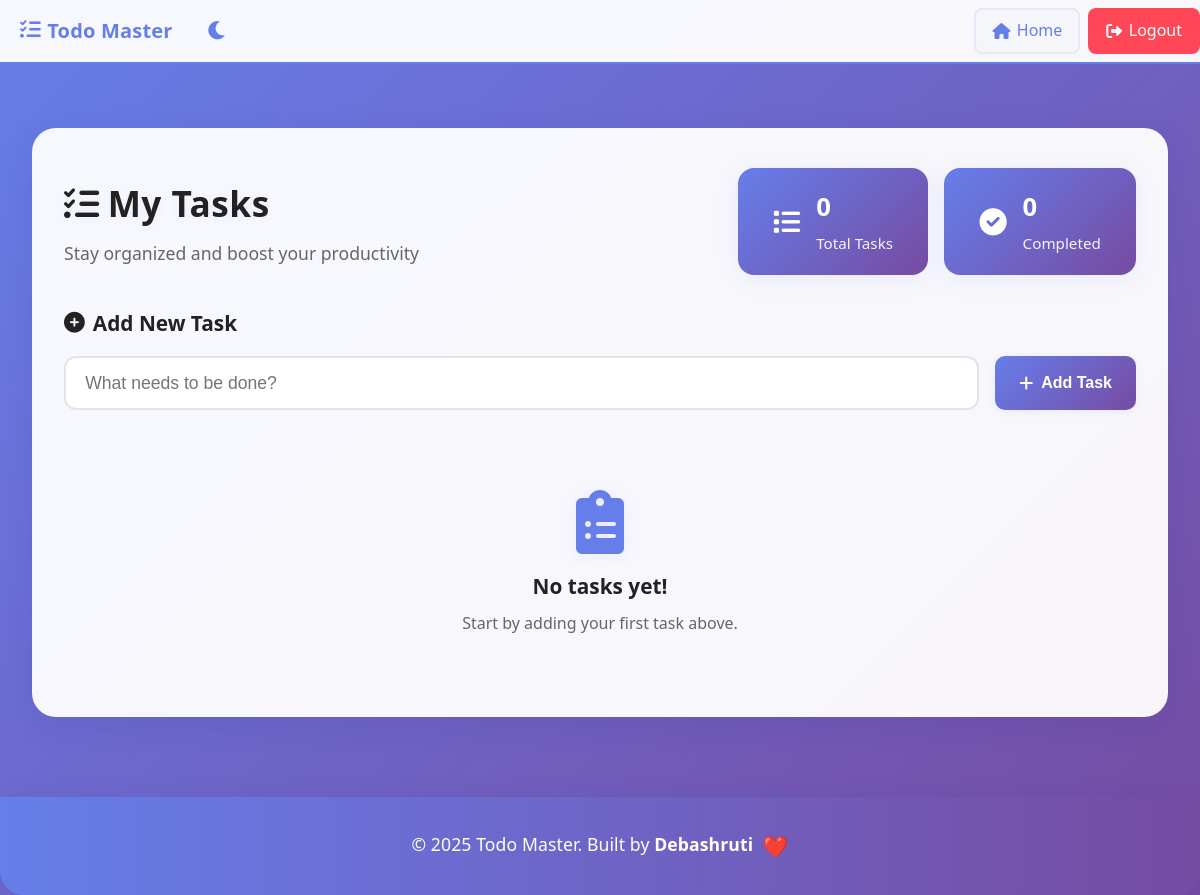
Page / (signed in) on the earlier database version.
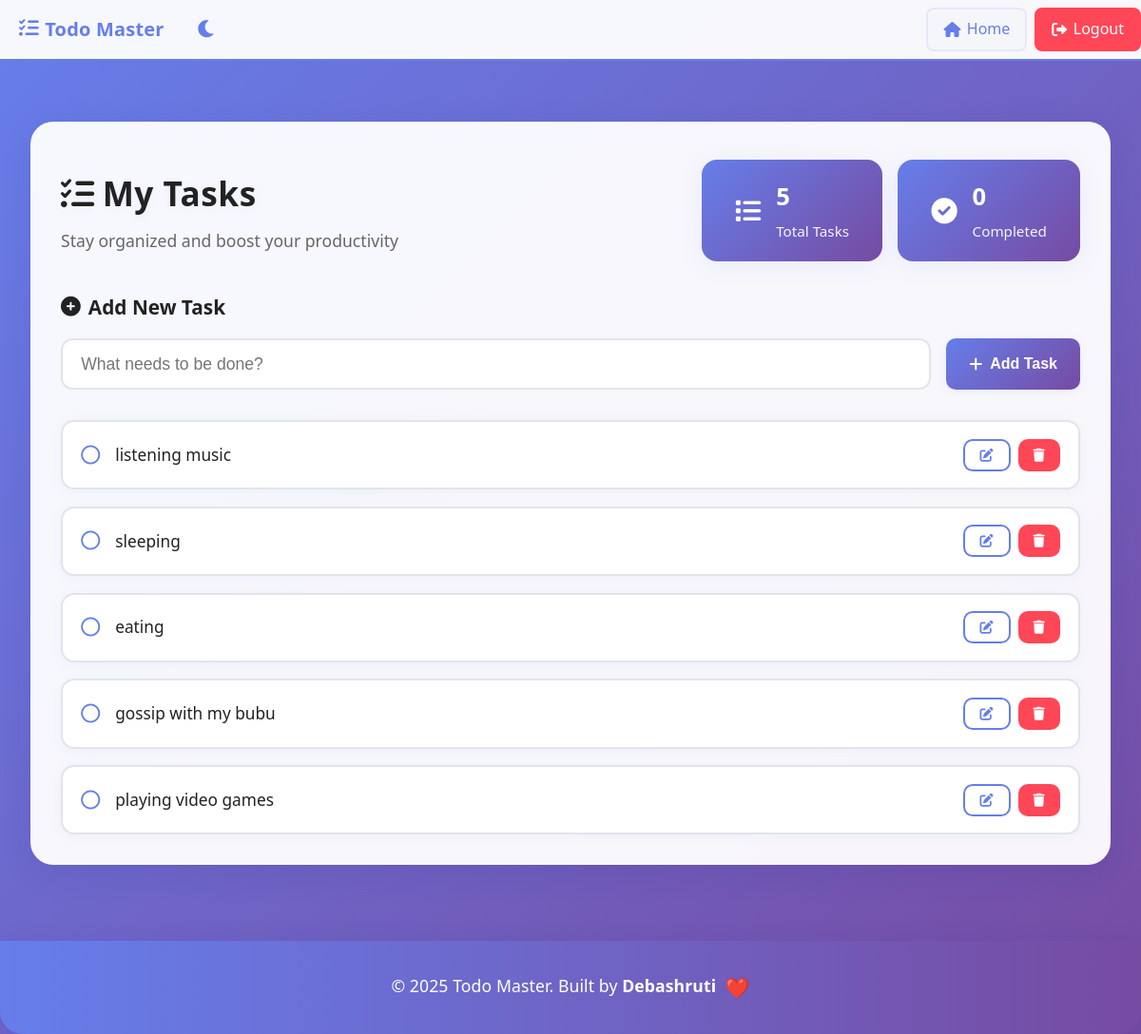
Same page on the later database version.
### main.py (models this page shows)
class Task(db.Model):
    id = db.Column(db.Integer, primary_key=True)
    title = db.Column(db.String(100), nullable=False)
    completed = db.Column(db.Boolean, default=False)
    user_id = db.Column(db.Integer, db.ForeignKey('user.id'), nullable=False)

### main.py (the view)
@app.route('/')
def home():
    if 'user_id' not in session:
        return redirect(url_for('login'))
    tasks = Task.query.filter_by(user_id=session['user_id']).all()
    return render_template('home.html', tasks=tasks, edit_task=None)

### templates/home.html (shortened to what this page needs)
{% extends "base.html" %}
{% block content %}
<div class="dashboard">
    <div class="dashboard-header">
        <div class="welcome-section">
            <h1><i class="fas fa-tasks"></i> My Tasks</h1>
            <p>Stay organized and boost your productivity</p>
        </div>
        <div class="stats-section">
            <div class="stat-card">
                <i class="fas fa-list"></i>
                <div class="stat-info">
                    <span class="stat-number">{{ tasks|length }}</span>
                    <span class="stat-label">Total Tasks</span>
                </div>
            </div>
            <div class="stat-card">
                <i class="fas fa-check-circle"></i>
                <div class="stat-info">
                    <span class="stat-number">{{ tasks|selectattr('completed')|list|length }}</span>
                    <span class="stat-label">Completed</span>
                </div>
            </div>
        </div>
    </div>
    <div class="task-section">
        <div class="task-header">
            <h2><i class="fas fa-plus-circle"></i> Add New Task</h2>
        </div>
        <form method="POST" action="{{ url_for('add_task') }}" class="task-form">
            <div class="input-group">
                <input type="text" name="title" placeholder="What needs to be done?" required>
                <button type="submit" class="btn btn-primary">
                    <i class="fas fa-plus"></i>
                    Add Task
                </button>
            </div>
        </form>
    </div>
    <div class="tasks-container">
        {% if tasks %}
            <div class="task-list">
                {% for task in tasks %}
                    <div class="task-item {% if task.completed %}completed{% endif %}">
                        <div class="task-content">
                            <div class="task-checkbox">
                                <a href="{{ url_for('toggle_task', id=task.id) }}" class="checkbox-link">
                                    {% if task.completed %}
                                        <i class="fas fa-check-circle"></i>
                                    {% else %}
                                        <i class="far fa-circle"></i>
                                    {% endif %}
                                </a>
                            </div>
                            <div class="task-text">
                                {% if edit_task and edit_task.id == task.id %}
                                    <form method="POST" action="{{ url_for('edit_task', id=task.id) }}" class="edit-form">
                                        <input type="text" name="title" value="{{ task.title }}" required>
                                        <button type="submit" class="btn btn-sm btn-success">
                                            <i class="fas fa-save"></i>
                                        </button>
                                        <a href="{{ url_for('home') }}" class="btn btn-sm btn-secondary">
                                            <i class="fas fa-times"></i>
                                        </a>
                                    </form>
                                {% else %}
                                    <span class="task-title">{{ task.title }}</span>
                                {% endif %}
                            </div>
                        </div>
                        <div class="task-actions">
                            {% if not edit_task or edit_task.id != task.id %}
                                <a href="{{ url_for('edit_task', id=task.id) }}" class="btn btn-sm btn-outline" title="Edit">
                                    <i class="fas fa-edit"></i>
                                </a>
                                <a href="{{ url_for('delete_task', id=task.id) }}" class="btn btn-sm btn-danger"
                                   onclick="return confirm('Are you sure you want to delete this task?')" title="Delete">
                                    <i class="fas fa-trash"></i>
                                </a>
                            {% endif %}
                        </div>
                    </div>
                {% endfor %}
            </div>
        {% else %}
            <div class="empty-state">
                <i class="fas fa-clipboard-list"></i>
                <h3>No tasks yet!</h3>
                <p>Start by adding your first task above.</p>
            </div>
        {% endif %}
    </div>
</div>
{% endblock %}

### templates/base.html (shortened to what this page needs)
<!DOCTYPE html>
<html lang="en">
<head>
    <link href="https://cdnjs.cloudflare.com/ajax/libs/font-awesome/6.0.0/css/all.min.css" rel="stylesheet">
    <link rel="stylesheet" href="{{ url_for('static', filename='style.css') }}">
</head>
<body>
    <nav class="navbar">
        <div class="nav-container">
            <div class="nav-left">
                <a href="{{ url_for('home') }}" class="nav-brand">
                    <i class="fas fa-tasks"></i>
                    <span>Todo Master</span>
                </a>
                <button id="theme-toggle" class="theme-toggle" title="Toggle theme">
                    <i class="fas fa-moon"></i>
                </button>
            </div>
            {% if session.user_id %}
            <div class="nav-menu">
                <a href="{{ url_for('home') }}" class="nav-link home-link">
                    <i class="fas fa-home"></i> Home
                </a>
                <a href="{{ url_for('logout') }}" class="nav-link logout-btn">
                    <i class="fas fa-sign-out-alt"></i> Logout
                </a>
            </div>
            {% endif %}
        </div>
    </nav>
    <main class="main-content">
        <div class="container">
            {% block content %}{% endblock %}
        </div>
    </main>
    <footer class="footer">
        <div class="container">
            <p>&copy; 2025 Todo Master. Built by <b>Debashruti</b>  <span class="footer-heart">❤️</span></p>
        </div>
    </footer>
</body>
</html>

Differences in the rows shown:
added Task: completed False (drawn), title "listening music"
added Task: completed False (drawn), title "sleeping"
added Task: completed False (drawn), title "eating"
added Task: completed False (drawn), title "gossip with my bubu"
added Task: completed False (drawn), title "playing video games"
Other differences:
{{ tasks|length }}: "0" → "5"
text no longer shown: "No tasks yet! Start by adding your first task above."
